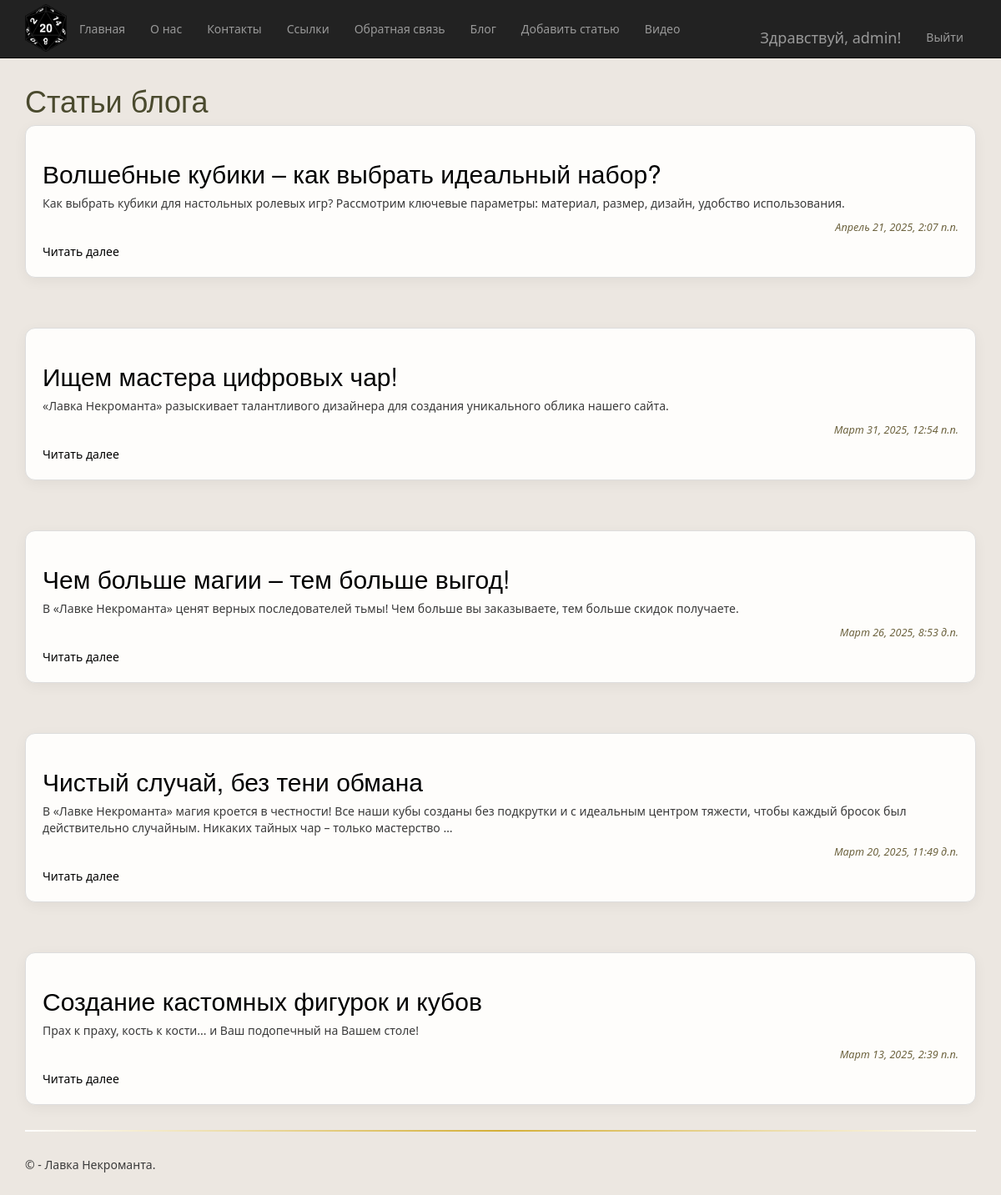
Page /blog/ (signed in) on the committed database.
### app/models.py (models this page shows, shortened)
class Blog(models.Model):
    title = models.CharField(max_length=100, unique_for_date="posted", verbose_name="Заголовок")
    description = models.TextField(verbose_name="Краткое содержание")
    content = models.TextField(verbose_name="Полное содержание")
    posted = models.DateTimeField(default=datetime.now, db_index=True, verbose_name="Опубликована")
    author = models.ForeignKey(User, null=True, blank=True, on_delete = models.SET_NULL, verbose_name = "Автор")
    image = models.FileField(default = 'temp.jpg', verbose_name = "Путь к картинке")
    class Meta:
        db_table = "Posts"
        ordering = ["-posted"]
        verbose_name = "статья блога"
        verbose_name_plural = "статьи блога"

### app/views.py (the view)
# urls.py: path('blog/', views.blog_list, name='blog_list'),
def blog_list(request):
     posts = Blog.objects.all()
     return render(request, 'app/blog_list.html', {'posts': posts})

### app/templates/app/blog_list.html (shortened to what this page needs)
{% extends 'app/layout.html' %}
  {% load static %}
  {% block content %}
<h1>Статьи блога</h1>
      {% for post in posts %}
<section>
    <h2><a href="{% url 'blog_detail' post.id %}">{{ post.title }}</a></h2>
    <p>{{ post.description|truncatewords:30 }}</p>
    <p class="date">{{ post.posted }}</p>
    <a href="{% url 'blog_detail' post.id %}" class="read-more">Читать далее</a>
</section>
      {% endfor %}
  {% endblock %}

### app/templates/app/loginpartial.html (shortened to what this page needs)
{% if user.is_authenticated %}
<form id="logoutForm" action="/logout/" method="post" class="navbar-right">
    <ul class="nav navbar-nav navbar-right">
        <li><span class="navbar-brand">Здравствуй, {{ user.username }}!</span></li>
        <li><a href="javascript:document.getElementById('logoutForm').submit()">Выйти</a></li>
    </ul>
</form>
{% else %}
<ul class="nav
    -nav navbar-right">
    <li><a href="{% url 'login' %}">Войти</a></li>
</ul>
{% endif %}

### app/static/app/content/site.css (style rules this page uses)
body { background-color: #ece7e1; font-family: 'Segoe UI', Tahoma, Geneva, Verdana, sans-serif; color: #3b3b3b; padding-top: 80px; padding-bottom: 20px; transition: background-color 0.3s ease; }
h1, h2, h3, h4 { color: #4a4a2e; }
.navbar li { margin-top: 10px; }
.navbar-right { margin-top: 5px; }
section { background-color: #fefdfb; border: 1px solid #ddd; border-radius: 12px; padding: 20px; box-shadow: 0 4px 16px rgba(0, 0, 0, 0.05); transition: transform 0.2s ease, box-shadow 0.2s ease; margin-bottom: 30px; }
section + section { margin-top: 60px; }
section + section::before { content: ""; position: absolute; top: -30px; left: 0; right: 0; height: 2px; background: linear-gradient(to right, #fff, #d4af37, #fff); border-radius: 1px; }
section a { color: #000; text-decoration: none; transition: color 0.3s ease; }
.date { font-size: 0.9em; color: #6e6440; text-align: right; margin-bottom: 10px; font-style: italic; }

### rows in the picture
Blog: title "Волшебные кубики – как выбрать идеальный набор?", description "Как выбрать кубики для настольных ролевых игр? Рассмотрим ключевые параметры: материал, размер, дизайн, удобство использования.", posted "Апрель 21, 2025, 2:07 п.п."
Blog: title "Ищем мастера цифровых чар!", description "«Лавка Некроманта» разыскивает талантливого дизайнера для создания уникального облика нашего сайта.", posted "Март 31, 2025, 12:54 п.п."
Blog: title "Чем больше магии – тем больше выгод!", description "В «Лавке Некроманта» ценят верных последователей тьмы! Чем больше вы заказываете, тем больше скидок получаете.", posted "Март 26, 2025, 8:53 д.п."
Blog: title "Чистый случай, без тени обмана", description "В «Лавке Некроманта» магия кроется в честности! Все наши кубы созданы без подкрутки и с идеальным центром тяжести, чтобы каждый бросок был действительно случайным. Никаких тайных чар – только мастерство …", posted "Март 20, 2025, 11:49 д.п."
Blog: title "Создание кастомных фигурок и кубов", description "Прах к праху, кость к кости... и Ваш подопечный на Вашем столе!", posted "Март 13, 2025, 2:39 п.п."

### other values in the picture
{{ user.username }} "admin"
